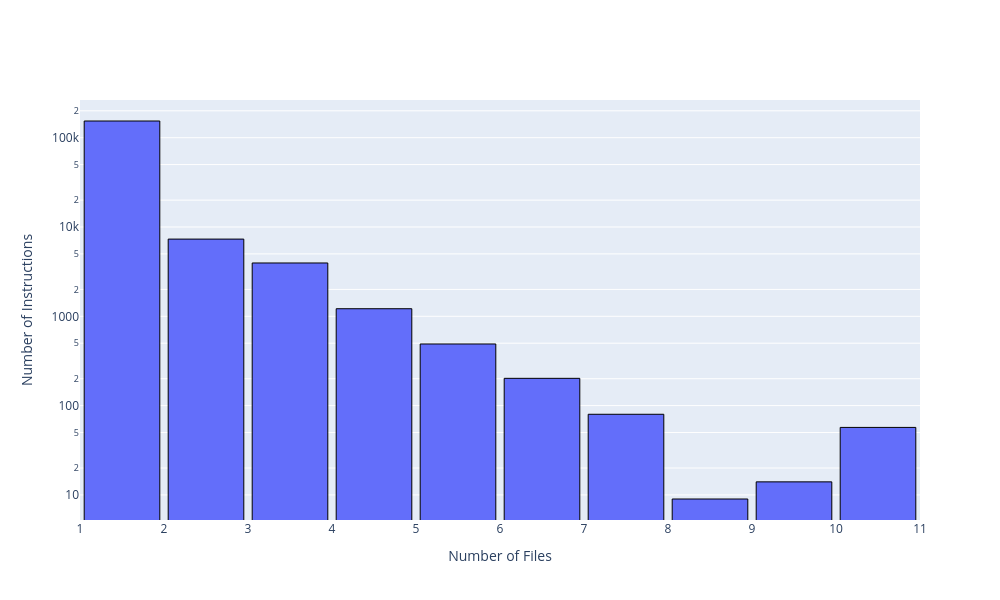

Notebook source saved alongside this figure:
### Code cell
# Plot histogram of number of files per instruction
file_counts = []
for block in blocks:
    for instr in block['instructions']:
        if 'correspondence' in instr:
            file_counts.append(len(set(list(instr['correspondence'].keys()))))

fig = go.Figure()
fig.add_trace(go.Histogram(
    x=file_counts,
    xbins=dict(
        start=min(file_counts),
        end=max(file_counts) + 1,
        size=1
    ),
    marker=dict(
        line=dict(
            width=1,
            color='black'
        )
    )
))

fig.update_layout(
    xaxis_title='Number of Files',
    yaxis_title='Number of Instructions',
    width=1000,
    height=600,
    yaxis_type="log",  # Add log scale for y-axis
    bargap=0.1,  # Add gap between bar groups
    xaxis=dict(
        tickmode='linear',
        tick0=min(file_counts),
        dtick=1,
        tickangle=0,  # Rotate x-axis labels to be horizontal
        ticktext=[str(i) for i in range(min(file_counts), max(file_counts) + 1)],  # Custom tick labels
        tickvals=list(range(min(file_counts), max(file_counts) + 1))  # Positions for tick labels
    )
)

fig.show()

### Figure 1 — Plotly figure (JSON) as saved in the notebook; plotly's stock layout.template omitted (floating-point values rounded to 4 significant figures; data arrays with more than 128 entries replaced by an {"elided": "..."} marker saying what was removed)
{"data": [{"marker": {"line": {"color": "black", "width": 1}}, "type": "histogram", "x": {"elided": "167187 int values"}, "xbins": {"end": 11, "size": 1, "start": 1}}], "layout": {"bargap": 0.1, "height": 600, "width": 1000, "xaxis": {"dtick": 1, "tick0": 1, "tickangle": 0, "tickmode": "linear", "ticktext": ["1", "2", "3", "4", "5", "6", "7", "8", "9", "10"], "tickvals": [1, 2, 3, 4, 5, 6, 7, 8, 9, 10], "title": {"text": "Number of Files"}}, "yaxis": {"title": {"text": "Number of Instructions"}, "type": "log"}}}
